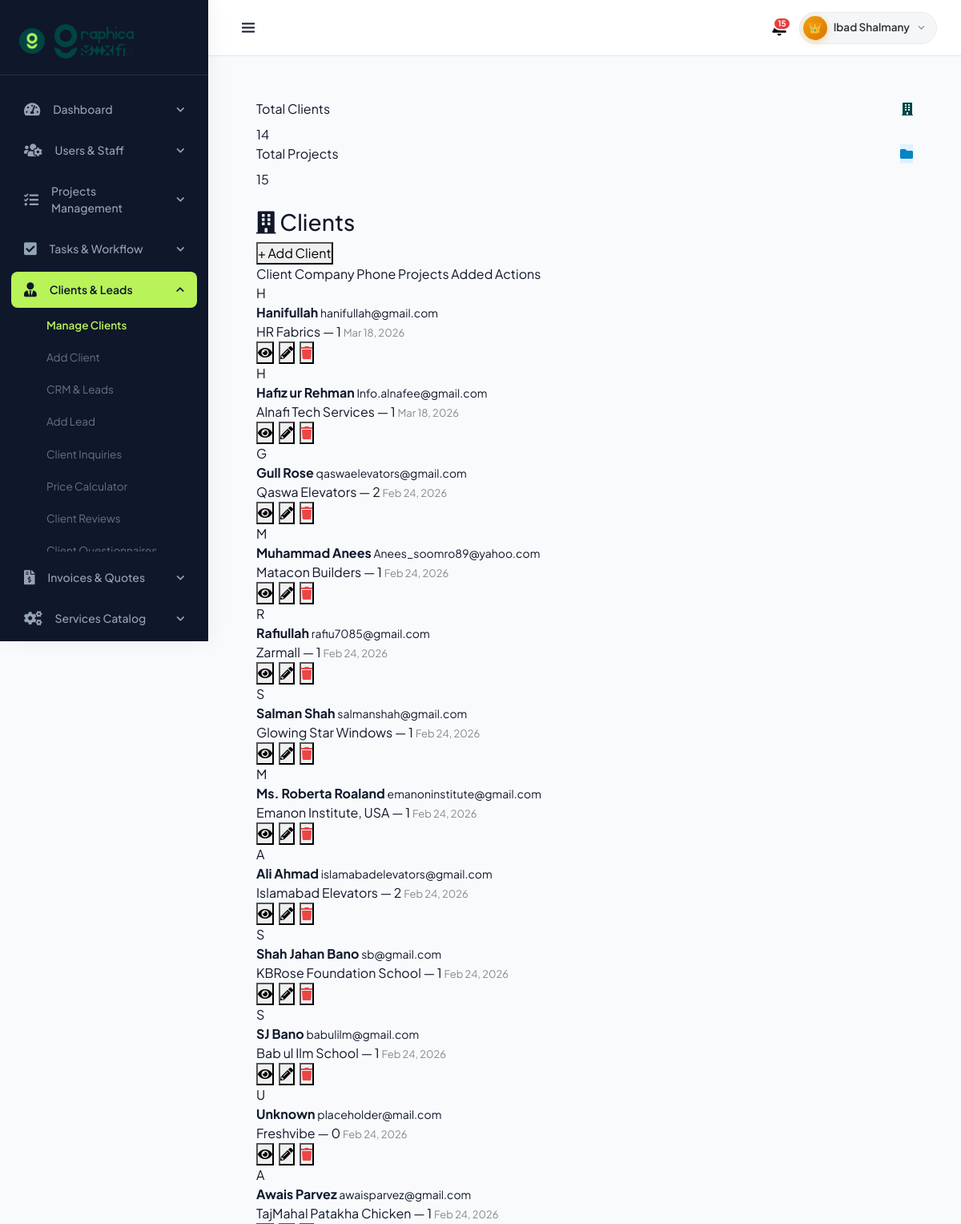
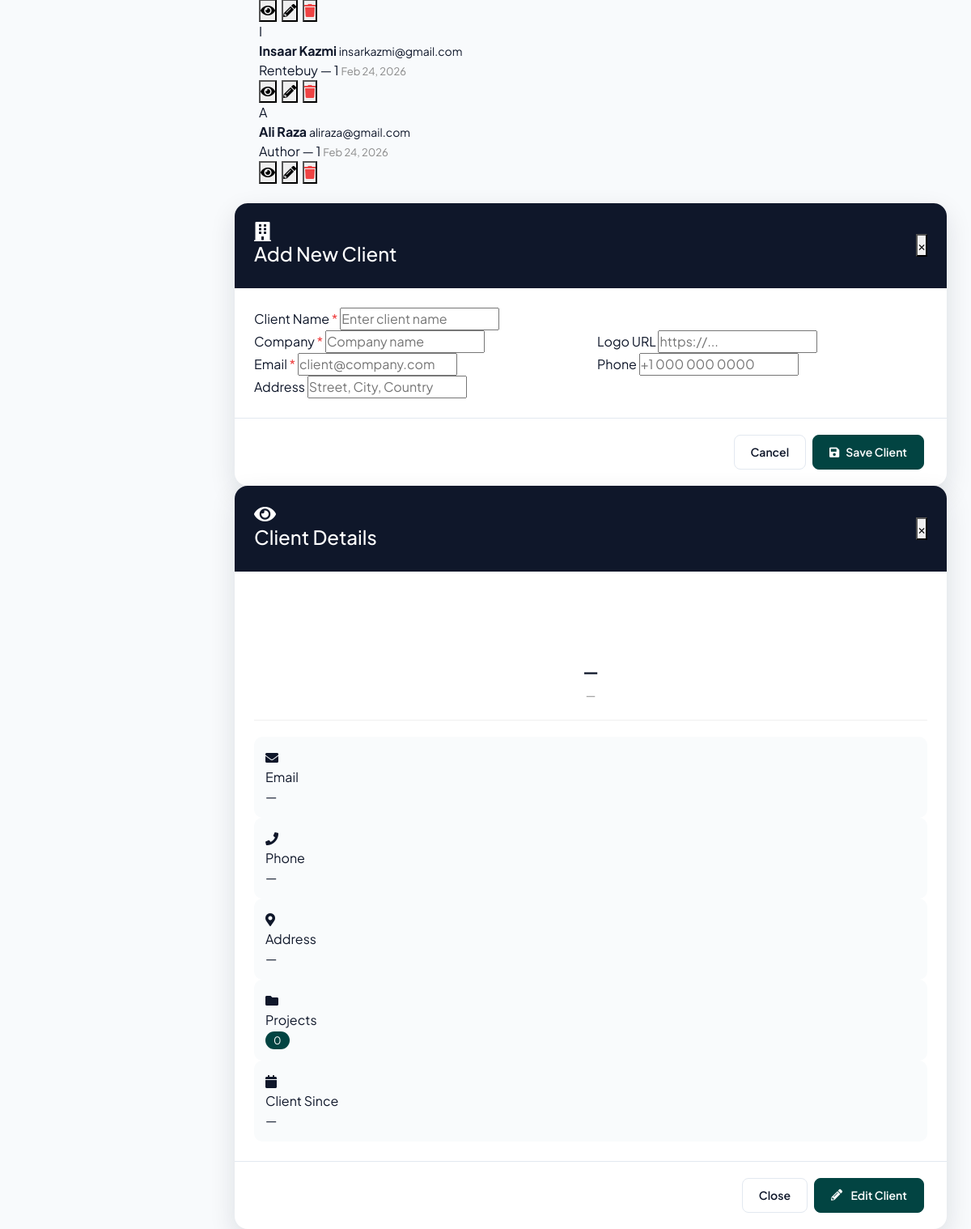
Screenshot of /admin/manage_clients.php (signed in) with the database file from the repository (2 pictures, top to bottom).
### tables this page shows
CREATE TABLE `users` (
  `user_id` int(11) NOT NULL,
  `name` varchar(40) NOT NULL,
  `phone` varchar(13) NOT NULL,
  `email` varchar(100) DEFAULT NULL,
  `username` varchar(50) NOT NULL,
  `role` varchar(50) NOT NULL DEFAULT 'student',
  `password` varchar(255) DEFAULT NULL,
  `created_at` timestamp NOT NULL DEFAULT current_timestamp(),
  `last_login` datetime DEFAULT NULL
);

CREATE TABLE `clients` (
  `id` int(11) NOT NULL,
  `client_name` varchar(255) NOT NULL,
  `logo` varchar(255) DEFAULT NULL,
  `company` varchar(255) DEFAULT NULL,
  `email` varchar(255) DEFAULT NULL,
  `phone` varchar(50) DEFAULT NULL,
  `address` text DEFAULT NULL,
  `created_at` timestamp NOT NULL DEFAULT current_timestamp()
);

### admin/manage_clients.php (the view, shortened to what the rows shown need)
<?php
include 'dashboard_header.php';
$client_result = $conn->query("SELECT * FROM clients ORDER BY created_at DESC");
function avatarColor($name) {
    $colors = ['pink', 'blue', 'green', 'orange', 'purple'];
    return $colors[ord(strtoupper($name[0])) % count($colors)];
}
function timeAgo($datetime) {
    $diff = time() - strtotime($datetime);
    if ($diff < 60)          return $diff . " seconds ago";
    elseif ($diff < 3600)    return round($diff/60)   . " minutes ago";
    elseif ($diff < 86400)   return round($diff/3600)  . " hours ago";
    elseif ($diff < 604800)  return round($diff/86400) . " days ago";
    else return date("M j, Y", strtotime($datetime));
}
$total_clients  = $client_result->num_rows;
?>
<div class="height-100">
    <div class="main-card">
        <div class="main-table">
            <?php if ($total_clients > 0):
                $client_result->data_seek(0);
                while ($client = $client_result->fetch_assoc()):
                    $projects_count = $conn->query("SELECT COUNT(*) AS c FROM projects WHERE client_id = {$client['id']}")->fetch_assoc()['c'] ?? 0;
            ?>
            <div class="table-row" style="grid-template-columns:2fr 1.5fr 1fr 0.8fr 1.2fr 1fr;">
                <div class="client">
                    <?php if (!empty($client['logo'])): ?>
                        <img src="<?= BASE_URL . htmlspecialchars($client['logo']) ?>" alt="" style="width:40px;height:40px;border-radius:50%;object-fit:cover;flex-shrink:0;">
                    <?php else: ?>
                        <div class="avatar <?= avatarColor($client['client_name']) ?>">
                            <?= strtoupper($client['client_name'][0]) ?>
                        </div>
                    <?php endif; ?>
                    <div>
                        <strong><?= htmlspecialchars($client['client_name']) ?></strong>
                        <small><?= htmlspecialchars($client['email']) ?></small>
                    </div>
                </div>
                <span data-label="Company"><?= htmlspecialchars($client['company']) ?></span>
                <span data-label="Phone"><?= htmlspecialchars($client['phone'] ?: '—') ?></span>
                <span data-label="Projects"><?= $projects_count ?></span>
                <span data-label="Added" style="font-size:13px;color:#888;"><?= timeAgo($client['created_at']) ?></span>
                <div style="display:flex;gap:6px;align-items:center;">
                    <button class="dots" onclick="openViewModal(<?= $client['id'] ?>)" title="View"><i class="fas fa-eye"></i>️</button>
                    <button class="dots" onclick="openEditModal(<?= $client['id'] ?>)" title="Edit"><i class="fas fa-pencil-alt"></i>️</button>
                    <form method="POST" style="display:inline;" onsubmit="return confirm('Delete this client? This cannot be undone.');">
                        <button type="submit" class="dots" title="Delete" style="color:#ef4444;"><i class="fas fa-trash"></i>️</button>
                    </form>
                </div>
            </div>
            <?php endwhile; else: ?>
            <div style="text-align:center;padding:60px 24px;color:#888;">
                No clients yet. <a href="#" onclick="openAddModal();return false;">Add your first client →</a>
            </div>
            <?php endif; ?>
        </div>
    </div>
</div>
<?php include('dashboard_footer.php'); ?>

### admin/dashboard_header.php (shortened to what the rows shown need)
<?php
require_once __DIR__ . '/../core/config.php';
$username = $_SESSION['username'];
$result   = mysqli_query($conn, "SELECT * FROM users WHERE username = '$username'");
$data     = mysqli_fetch_assoc($result);
$name    = $data['name'];
$role    = strtolower($data['role']);
$is_super_admin   = ($role === 'super_admin' || $role === 'superadmin');
?>
<!DOCTYPE html>
<html>
<head>
    <link href="<?= BASE_URL ?>assets/css/bootstrap.css" rel="stylesheet">
    <link href="<?= BASE_URL ?>assets/css/style.css?v=<?= time() ?>" rel="stylesheet">
    <link rel="stylesheet" href="https://cdnjs.cloudflare.com/ajax/libs/font-awesome/5.15.4/css/all.min.css" />
    <link href='https://cdn.jsdelivr.net/npm/bootstrap@5.0.0-beta1/dist/css/bootstrap.min.css' rel='stylesheet'>
    <link href='https://cdn.jsdelivr.net/npm/boxicons@latest/css/boxicons.min.css' rel='stylesheet'>
    <link href="<?= BASE_URL ?>assets/css/dashboard.css?v=<?= time() ?>" rel="stylesheet">
    <link href="https://cdn.quilljs.com/1.3.6/quill.snow.css" rel="stylesheet">
</head>
<body id="body-pd">
<div class="header mb-5" id="header">
    <div class="header-right">
        <?php
        $avatar_style = $is_super_admin
            ? 'background: linear-gradient(135deg, #f59e0b 0%, #d97706 100%) !important; color: #fff !important; box-shadow: 0 2px 8px rgba(245, 158, 11, 0.4);'
            : ($role === 'admin' ? 'background: linear-gradient(135deg, #024442 0%, #035e5b 100%) !important; color: #fff !important;' : '');
        ?>
        <div class="header-profile-wrap" id="headerProfileWrap">
            <button type="button" class="header-profile-btn" onclick="toggleProfileMenu()">
                <div class="header-avatar" style="<?= $avatar_style ?>"><?= $is_super_admin ? '👑' : strtoupper(substr($name, 0, 1)) ?></div>
                <span class="header-name"><?= htmlspecialchars($name) ?></span>
                <svg class="header-chevron" width="13" height="13" viewBox="0 0 24 24" fill="none" stroke="currentColor" stroke-width="2.5" stroke-linecap="round" stroke-linejoin="round">
                    <polyline points="6 9 12 15 18 9"/>
                </svg>
            </button>
        </div>
    </div>
</div>

### rows the page displays
users: name "Ibad Shalmany"
clients: client_name "H", client_name "Hanifullah", email "hanifullah@gmail.com", company "HR Fabrics", phone "—", projects_count "1", created_at "Mar 18, 2026"
clients: client_name "H", client_name "Hafiz ur Rehman", email "Info.alnafee@gmail.com", company "Alnafi Tech Services", phone "—", projects_count "1", created_at "Mar 18, 2026"
clients: client_name "G", client_name "Gull Rose", email "qaswaelevators@gmail.com", company "Qaswa Elevators", phone "—", projects_count "2", created_at "Feb 24, 2026"
clients: client_name "M", client_name "Muhammad Anees", email "Anees_soomro89@yahoo.com", company "Matacon Builders", phone "—", projects_count "1", created_at "Feb 24, 2026"
clients: client_name "R", client_name "Rafiullah", email "rafiu7085@gmail.com", company "Zarmall", phone "—", projects_count "1", created_at "Feb 24, 2026"
clients: client_name "S", client_name "Salman Shah", email "salmanshah@gmail.com", company "Glowing Star Windows", phone "—", projects_count "1", created_at "Feb 24, 2026"
clients: client_name "M", client_name "Ms. Roberta Roaland", email "emanoninstitute@gmail.com", company "Emanon Institute, USA", phone "—", projects_count "1", created_at "Feb 24, 2026"
clients: client_name "A", client_name "Ali Ahmad", email "islamabadelevators@gmail.com", company "Islamabad Elevators", phone "—", projects_count "2", created_at "Feb 24, 2026"
clients: client_name "S", client_name "Shah Jahan Bano", email "sb@gmail.com", company "KBRose Foundation School", phone "—", projects_count "1", created_at "Feb 24, 2026"
clients: client_name "S", client_name "SJ Bano", email "babulilm@gmail.com", company "Bab ul Ilm School", phone "—", projects_count "1", created_at "Feb 24, 2026"
clients: client_name "U", client_name "Unknown", email "placeholder@mail.com", company "Freshvibe", phone "—", projects_count "0", created_at "Feb 24, 2026"
clients: client_name "A", client_name "Awais Parvez", email "awaisparvez@gmail.com", company "TajMahal Patakha Chicken", phone "—", projects_count "1", created_at "Feb 24, 2026"
clients: client_name "I", client_name "Insaar Kazmi", email "insarkazmi@gmail.com", company "Rentebuy", phone "—", projects_count "1", created_at "Feb 24, 2026"
clients: client_name "A", client_name "Ali Raza", email "aliraza@gmail.com", company "Author", phone "—", projects_count "1", created_at "Feb 24, 2026"

### other values shown
$unreadCount "15"
$menu['title'] "Dashboard"
$menu['title'] "Users & Staff"
$menu['title'] "Projects Management"
$menu['title'] "Tasks & Workflow"
$menu['title'] "Clients & Leads"
$sub['title'] "Manage Clients"
$sub['title'] "Add Client"
$sub['title'] "CRM & Leads"
$sub['title'] "Add Lead"
$sub['title'] "Client Inquiries"
$sub['title'] "Price Calculator"
$sub['title'] "Client Reviews"
$menu['title'] "Invoices & Quotes"
$menu['title'] "Services Catalog"
